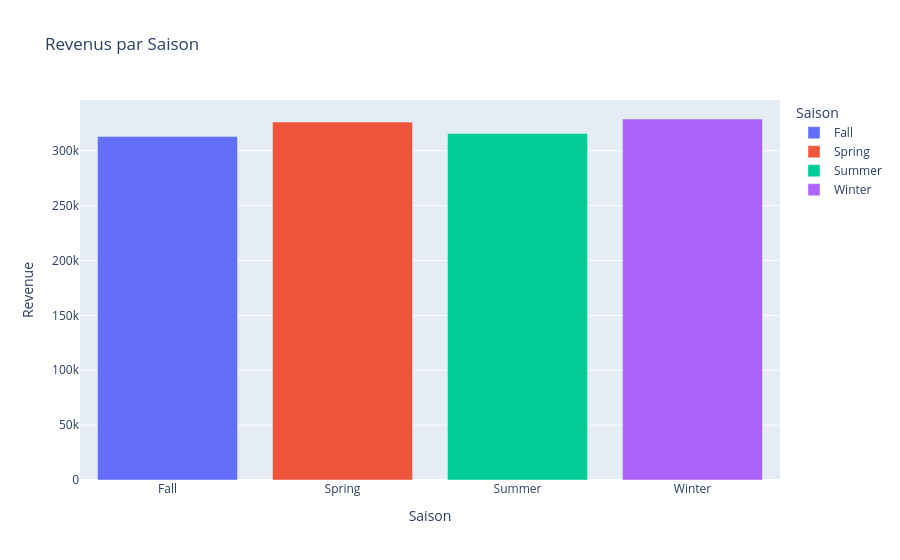

This figure's notebook cell:
### Markdown cell above
## Analyse des performances

### Code cell
# Tendances les plus significatives qui influencent les ventes

#-- Saisonnalité
Saison_trend = all_data.groupby('Saison').agg({'Revenue': 'sum'}).reset_index()
#display(Saison_trend)

# Graphique
fig = px.bar(Saison_trend, x='Saison', y='Revenue', title='Revenus par Saison', color='Saison')
fig.show()
print("Les ventes sont relativement similaire pour les 4 saisons")

### Figure 1 — Plotly figure (JSON) as saved in the notebook; plotly's stock layout.template omitted (floating-point values rounded to 4 significant figures)
{"data": [{"alignmentgroup": "True", "hovertemplate": "Saison=%{x}<br>Revenue=%{y}<extra></extra>", "legendgroup": "Fall", "marker": {"color": "#636efa", "pattern": {"shape": ""}}, "name": "Fall", "offsetgroup": "Fall", "orientation": "v", "showlegend": true, "textposition": "auto", "type": "bar", "x": ["Fall"], "xaxis": "x", "y": [313073], "yaxis": "y"}, {"alignmentgroup": "True", "hovertemplate": "Saison=%{x}<br>Revenue=%{y}<extra></extra>", "legendgroup": "Spring", "marker": {"color": "#EF553B", "pattern": {"shape": ""}}, "name": "Spring", "offsetgroup": "Spring", "orientation": "v", "showlegend": true, "textposition": "auto", "type": "bar", "x": ["Spring"], "xaxis": "x", "y": [326100.0], "yaxis": "y"}, {"alignmentgroup": "True", "hovertemplate": "Saison=%{x}<br>Revenue=%{y}<extra></extra>", "legendgroup": "Summer", "marker": {"color": "#00cc96", "pattern": {"shape": ""}}, "name": "Summer", "offsetgroup": "Summer", "orientation": "v", "showlegend": true, "textposition": "auto", "type": "bar", "x": ["Summer"], "xaxis": "x", "y": [315731], "yaxis": "y"}, {"alignmentgroup": "True", "hovertemplate": "Saison=%{x}<br>Revenue=%{y}<extra></extra>", "legendgroup": "Winter", "marker": {"color": "#ab63fa", "pattern": {"shape": ""}}, "name": "Winter", "offsetgroup": "Winter", "orientation": "v", "showlegend": true, "textposition": "auto", "type": "bar", "x": ["Winter"], "xaxis": "x", "y": [328900.0], "yaxis": "y"}], "layout": {"autosize": true, "barmode": "relative", "legend": {"title": {"text": "Saison"}, "tracegroupgap": 0}, "title": {"text": "Revenus par Saison"}, "xaxis": {"anchor": "y", "autorange": true, "categoryarray": ["Fall", "Spring", "Summer", "Winter"], "categoryorder": "array", "domain": [0, 1], "range": [-0.5, 3.5], "title": {"text": "Saison"}, "type": "category"}, "yaxis": {"anchor": "x", "autorange": true, "domain": [0, 1], "range": [0, 346200.0], "title": {"text": "Revenue"}, "type": "linear"}}}
